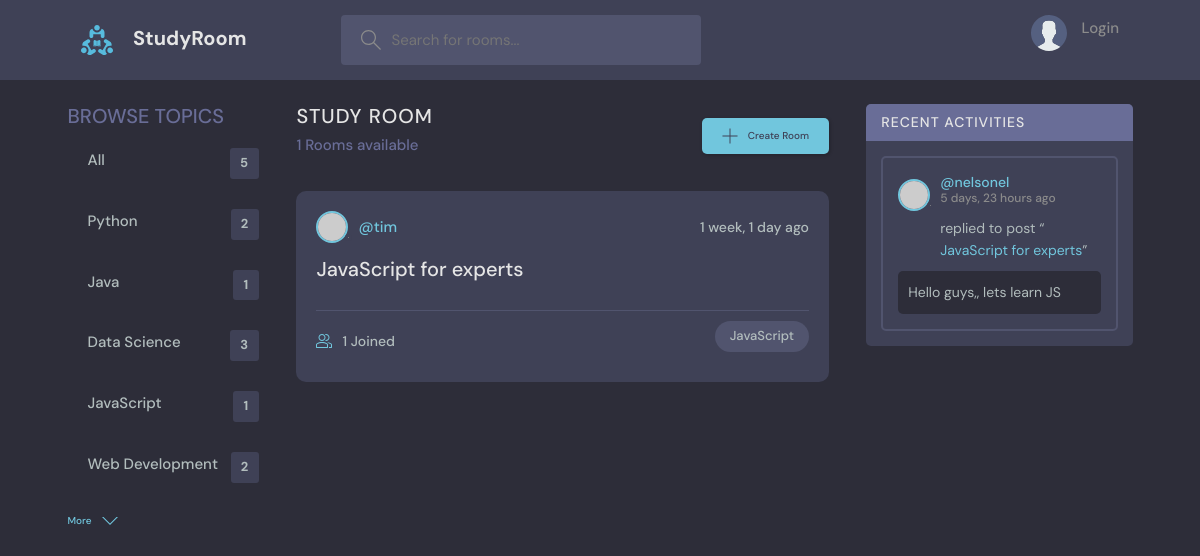
Before: /?q=JavaScript with the older database file.
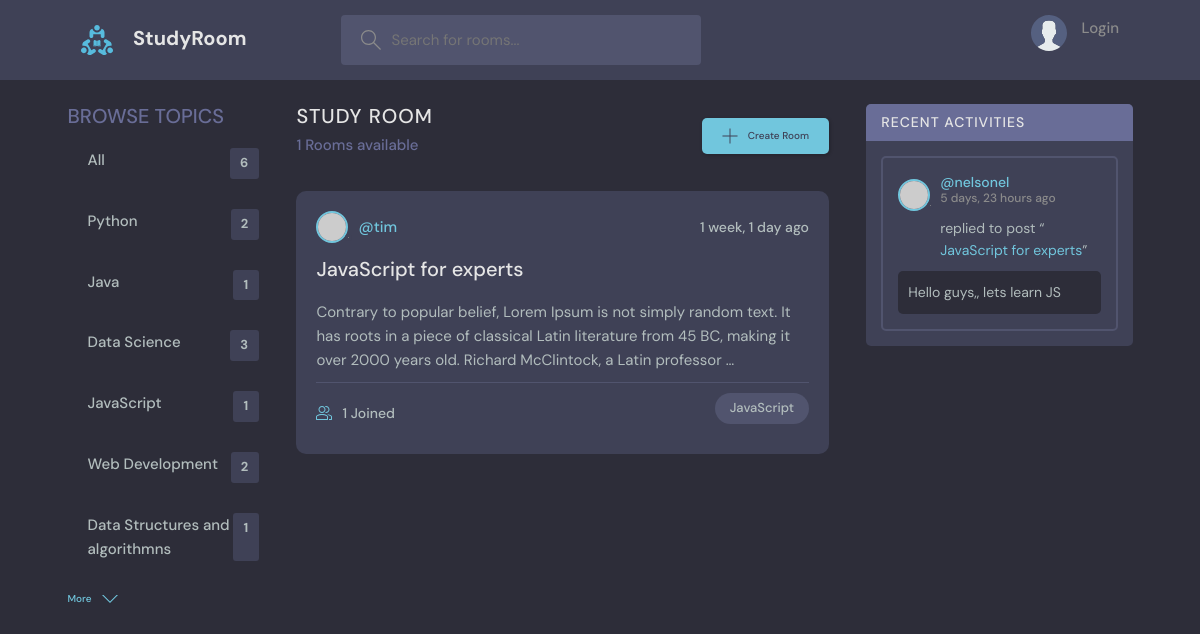
After: the same page with the newer database file.
### base/models.py (models this page shows, shortened)
class Topic(models.Model):
    name = models.CharField(max_length=200)

class Room(models.Model):
    host = models.ForeignKey(User, on_delete=models.SET_NULL, null=True)
    topic = models.ForeignKey(Topic, on_delete=models.SET_NULL, null=True)
    name = models.CharField(max_length=200)
    description = models.TextField(null=True, blank=True)
    participants = models.ManyToManyField(User,related_name='participants', blank=True)
    updated = models.DateTimeField(auto_now=True)
    created = models.DateTimeField(auto_now_add=True)
    class Meta:
        ordering = ['-updated', '-created']
    def __str__(self):
        return self.name[0:50]

class Message(models.Model):
    user = models.ForeignKey(User, on_delete=models.CASCADE)
    room = models.ForeignKey(Room, on_delete=models.CASCADE)
    body = models.TextField()
    updated = models.DateTimeField(auto_now=True)
    created = models.DateTimeField(auto_now_add=True)
    class Meta:
        ordering = ['-updated', '-created']

### base/views.py (the view)
# urls.py: path('', views.home, name='home'),
def home(request):
    q = request.GET.get('q') if request.GET.get('q') != None else ''
    rooms = Room.objects.filter(
        Q(topic__name__icontains=q) |
        Q(name__icontains=q) |
        Q(host__username__icontains=q) |
        Q(description__icontains=q)
    )
    topics = Topic.objects.all()
    room_count = rooms.count()
    room_messages = Message.objects.filter(Q(room__topic__name__icontains=q))
    context = {'rooms': rooms, 'topics': topics,
               'room_count': room_count, 'room_messages': room_messages}
    return render(request, 'base/home.html', context)

### base/templates/base/home.html (shortened to what this page needs)
{% extends 'main.html' %}
{% block content %}
  <main class="layout layout--3">
    <div class="container">
      {% include 'base/topics_component.html' %}
      <div class="roomList">
        <div class="roomList__header">
          <div>
            <h2>Study Room</h2>
            <p>{{rooms.count}} Rooms available</p>
          </div>
          <a class="btn btn--main" href="{% url 'create-room' %}">
            <svg version="1.1" xmlns="http://www.w3.org/2000/svg" width="32" height="32" viewBox="0 0 32 32">
              <title>add</title>
              <path
                d="M16.943 0.943h-1.885v14.115h-14.115v1.885h14.115v14.115h1.885v-14.115h14.115v-1.885h-14.115v-14.115z">
              </path>
            </svg>
            Create Room
          </a>
        </div>
        {% include 'base/feed_component.html' %}
      </div>
      {% include 'base/activity_component.html' %}
    </div>
  </main>
  {% endblock %}

### base/templates/base/topics_component.html
<div class="topics">
    <div class="topics__header">
        <h2>Browse Topics</h2>
    </div>
    <ul class="topics__list">
        <li>
            <a href="{% url 'home' %}">All <span>{{topics.count}}</span></a>
        </li>
        {% for topic in topics %}
        <li>
            <a href="{% url 'home' %}?q={{topic.name}}">{{topic.name}} <span>{{topic.room_set.all.count}}</span></a>
        </li>
        {% endfor %}
    </ul>
    <button class="btn btn--link" href="topics.html">
        More
        <svg version="1.1" xmlns="http://www.w3.org/2000/svg" width="32" height="32" viewBox="0 0 32 32">
            <title>chevron-down</title>
            <path d="M16 21l-13-13h-3l16 16 16-16h-3l-13 13z"></path>
        </svg>
    </button>
</div>

### base/templates/base/feed_component.html (shortened to what this page needs)
{% for room in rooms %}
<div class="roomListRoom">
    <div class="roomListRoom__header">
        <a href="{% url 'user-profile' room.host.id %}" class="roomListRoom__author">
            <div class="avatar avatar--small">
                <img src="https://randomuser.me/api/portraits/women/11.jpg" />
            </div>
            <span>@{{room.host.username}}</span>
        </a>
        <div class="roomListRoom__actions">
            <span>{{room.created|timesince}} ago</span>
        </div>
    </div>
    <div class="roomListRoom__content">
        <a href="{% url 'room' room.id %}">{{room.name}}</a>
        <p>
            {{room.description |truncatewords:35}}
        </p>
    </div>
    <div class="roomListRoom__meta">
        <a href="{% url 'room' room.id %}" class="roomListRoom__joined">
            {{room.participants.all.count}} Joined
        </a>
        <p class="roomListRoom__topic">{{room.topic.name}}</p>
    </div>
</div>
{% endfor %}

### base/templates/base/activity_component.html (shortened to what this page needs)
<div class="activities">
    <div class="activities__header">
      <h2>Recent Activities</h2>
    </div>
     {% for message in room_messages %}
    <div class="activities__box">
      <div class="activities__boxHeader roomListRoom__header">
        <a href="{% url 'user-profile' message.user.id %}" class="roomListRoom__author">
          <div class="avatar avatar--small">
            <img src="https://randomuser.me/api/portraits/women/11.jpg" />
          </div>
          <p>
            @{{message.user}}
            <span>{{message.created|timesince}} ago</span>
          </p>
        </a>
      </div>
      <div class="activities__boxContent">
        <p>replied to post “<a href="{% url 'room' message.room.id %}">{{message.room}}</a>”</p>
        <div class="activities__boxRoomContent">
            {{message.body}}
        </div>
      </div>
    </div>
    {% endfor %}
  </div>

Changed rows visible on the page:
added Topic: name "Data Structures and algorithmns", room_set.all.count "1"
changed Room "JavaScript for experts": description (not shown) → "Contrary to popular belief, Lorem Ipsum is not simply random text. It has roots in a piece of classical Latin literature from 45 BC, making it over 2000 years old. Richard McClintock, a Latin professor …"
Other visible differences:
{{ topics.count }}: "5" → "6"
